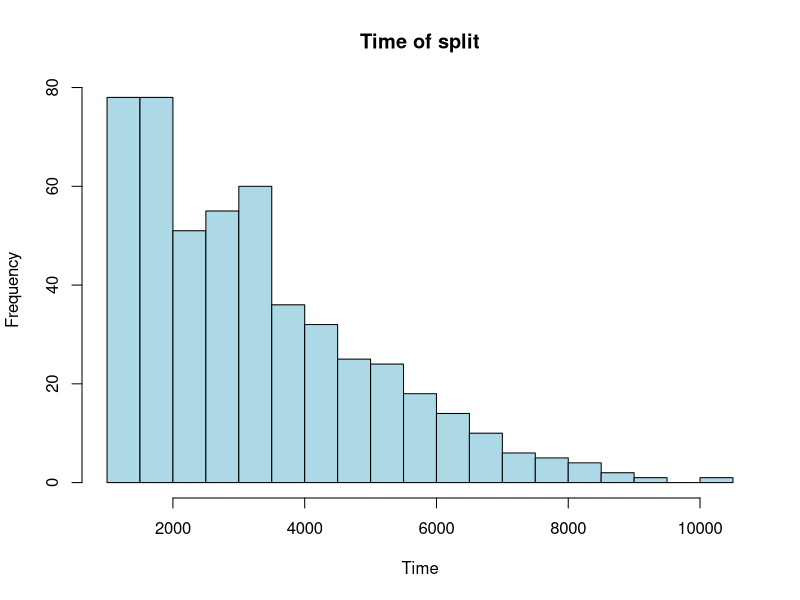
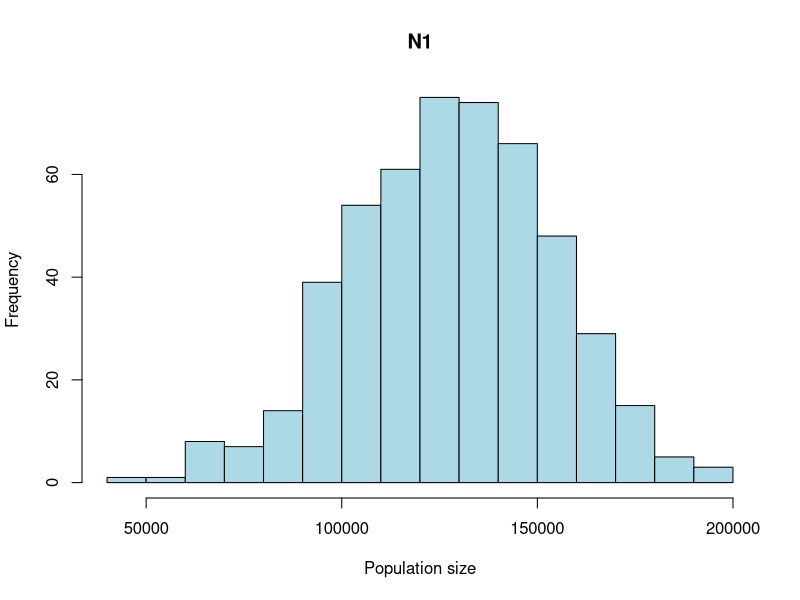
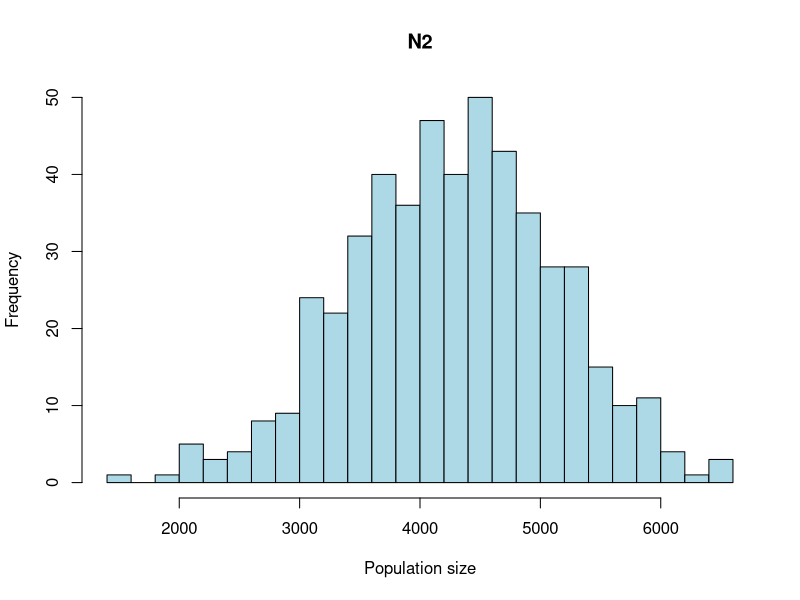
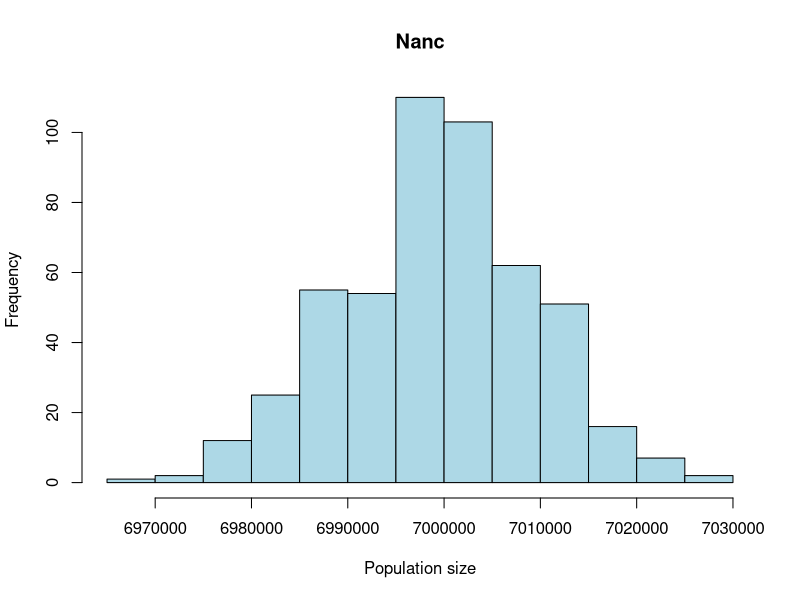
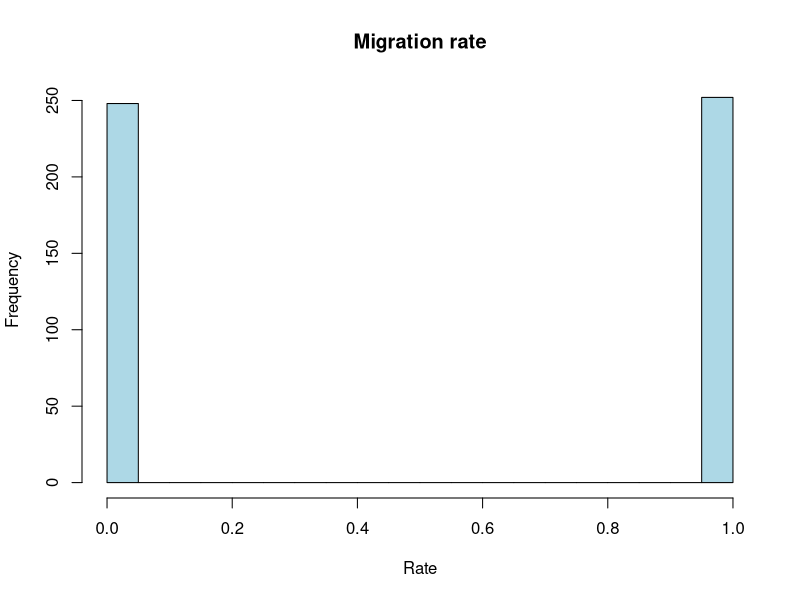

Recreate these plots in R, in order.
## ---- chunk 1
# simulate distributions at least 500 times for each parameter
times = 500

migration = sample(x = c(0,1), size = times, prob = c(0.5,0.5), replace = TRUE)
Nanc = rnorm(times, mean = 7000000, sd = 10000)
N1 = rnorm(times, mean=125000, sd=25000)
N2 = N1/30

# sample the distribution of T_split until I get 500 values higher than 1000
Tsplit = rnorm(times, mean = 1000, sd = 3000)
Tsplit = Tsplit[Tsplit >= 1000]
diff = times - length(Tsplit)
while(diff > 0){
  
  new = rnorm(diff, mean = 1000, sd = 3000)
  new = new[new >= 1000]
  Tsplit = c(Tsplit, new)
  diff = times - length(Tsplit)
  
}
## ---- chunk 2
# Time of the split
hist(Tsplit, main = "Time of split", xlab = "Time", col = "lightblue", breaks = 20)

# Population sizy of N1, N2 and Nanc
hist(N1, main = "N1", xlab = "Population size", col = "lightblue", breaks = 20)
hist(N2, main = "N2", xlab = "Population size", col = "lightblue", breaks = 20)
hist(Nanc, main = "Nanc", xlab = "Population size", col = "lightblue", breaks = 20)

# Migration rate
hist(migration, main = "Migration rate", xlab = "Rate", col = "lightblue", breaks = 20)
